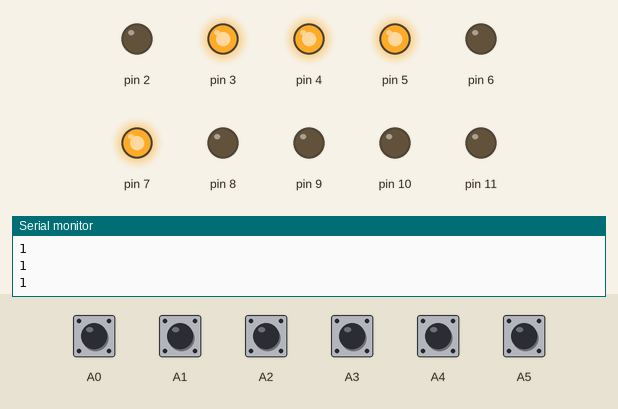
This sketch was run on a simulated Arduino Uno, built with avr-gcc and run on an emulated ATmega328P. On the bench: output pins drawn as LEDs (lit = HIGH), the last lines printed to the serial monitor. The test bench sets the inputs (shaded band); at power-on: A0–5 HIGH. Random numbers use the default seed unless the sketch sets one.

Above: at 2.2 s.
2.3 s: A2 pulled LOW for 0.15 s
At 2.5 s:
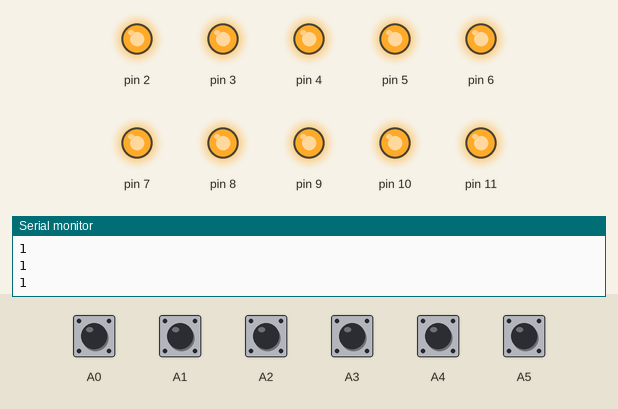
At 6.4 s:
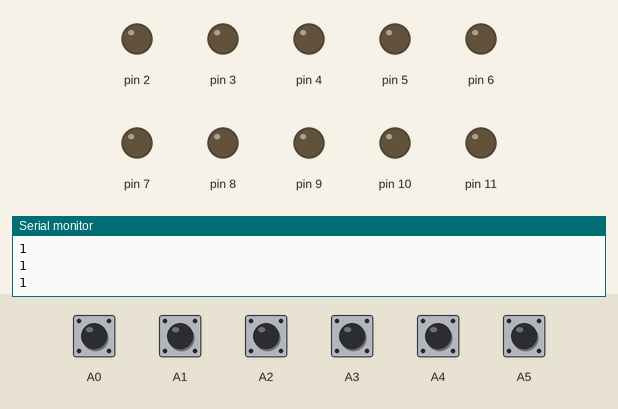
Timing chart, 0 to 11.3 s (numbered marks = the images above; inputs shaded):
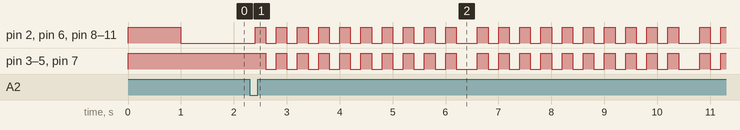

The sketch:

Juego_Luces.ino
```cpp
boolean r1,r2,r3,r4,r5,r6;
float randR;

void setup(){
  pinMode(A0,INPUT_PULLUP);
  pinMode(A1,INPUT_PULLUP);
  pinMode(A2,INPUT_PULLUP);
  pinMode(A3,INPUT_PULLUP);
  pinMode(A4,INPUT_PULLUP);
  pinMode(A5,INPUT_PULLUP);
  pinMode(2,OUTPUT);
  pinMode(3,OUTPUT);
  pinMode(4,OUTPUT);
  pinMode(5,OUTPUT);
  pinMode(6,OUTPUT);
  pinMode(7,OUTPUT);
  pinMode(8,OUTPUT);
  pinMode(9,OUTPUT);
  pinMode(10,OUTPUT);
  pinMode(11,OUTPUT);
  turnAll(HIGH);
  delay(1000);
  turnAll(LOW);
  r1=true;
  r2=true;
  r3=true;
  r4=true;
  r5=true;
  r6=true;
  Serial.begin(9600);
  randomSeed(analogRead(A4));
  randR=random(10);
  Serial.println(randR);
  if(randR>5){
    turnRute(2,HIGH);
    turnRute(3,HIGH);
    turnRute(4,HIGH);
    turnRute(5,HIGH);
  }
  else{
    turnRute(7,HIGH);
    turnRute(5,HIGH);
    turnRute(3,HIGH);
    turnRute(4,HIGH);
  }
}

void loop(){
  delay(200);
  Serial.println(digitalRead(A0));
  if(r1){
    r1=(digitalRead(A0)==1);
  }
  if(r2){
    r2=(digitalRead(A1)==1);
  }
  if(r3){
    r3=(digitalRead(A2)==1);
  }
  if(r4){
    r4=(digitalRead(A3)==1);
  }
  if(r5){
    r5=(digitalRead(A4)==1);
  }
  if(r6){
    r6=(digitalRead(A5)==1);
  }
  if(!r1){
    turnRute(3,LOW);
    turnRute(6,HIGH);
  }
  if(!r2){
    turnRute(5,LOW);
    turnRute(7,HIGH);
  }
  if(!r3){
    for(int j=0;j<10;j++){
      turnAll(HIGH);
      delay(200);
      turnAll(LOW);
      delay(200);
    }
  }
  if(!r4&&(randR<=5)){
    turnRute(3,LOW);
    turnRute(4,LOW);
    turnRute(1,HIGH);
    turnRute(2,HIGH);
  }
  if(!r6){
    for(int j=0;j<10;j++){
      turnAll(HIGH);
      delay(200);
      turnAll(LOW);
      delay(200);
    }
  }

}

void turnAll(int val){
  for(int i=2;i<12;i++){
    digitalWrite(i,val);
  }

}

void turnRute(int id, int val){
  digitalWrite(id,val);
}
```

Measured:
- after the input at 2.3 s, pin 2, pin 6, pin 8–11: LOW → HIGH after 0.10 s, then repeats every 4.2 s: 9 × (LOW 0.20 s, HIGH 0.20 s), LOW 0.40 s, HIGH 0.20 s; pin 3–5, pin 7: HIGH → LOW after 0.30 s, then repeats every 4.2 s: 8 × (HIGH 0.20 s, LOW 0.20 s), HIGH 0.20 s, LOW 0.40 s, HIGH 0.20 s, LOW 0.20 s
